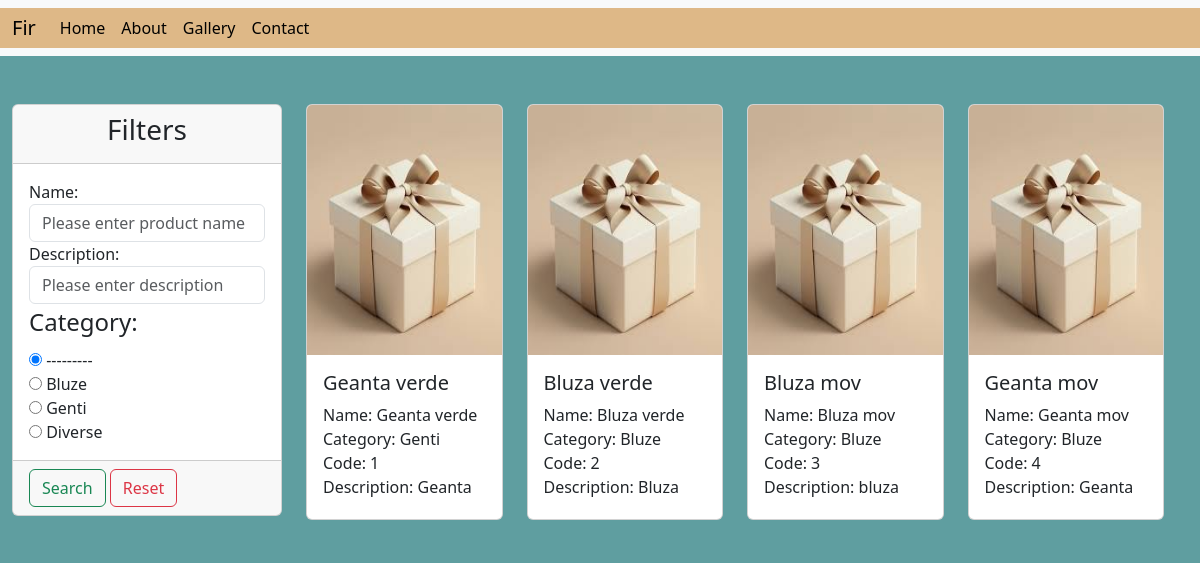
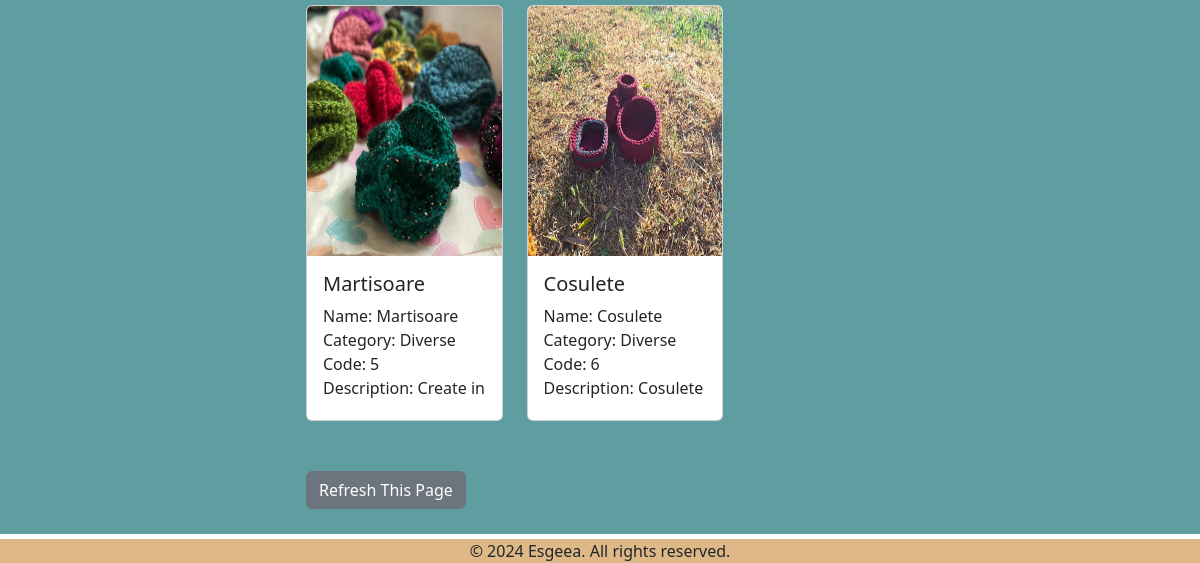
/gallery/, run on an earlier commit of the app's database (2 pictures, top to bottom).
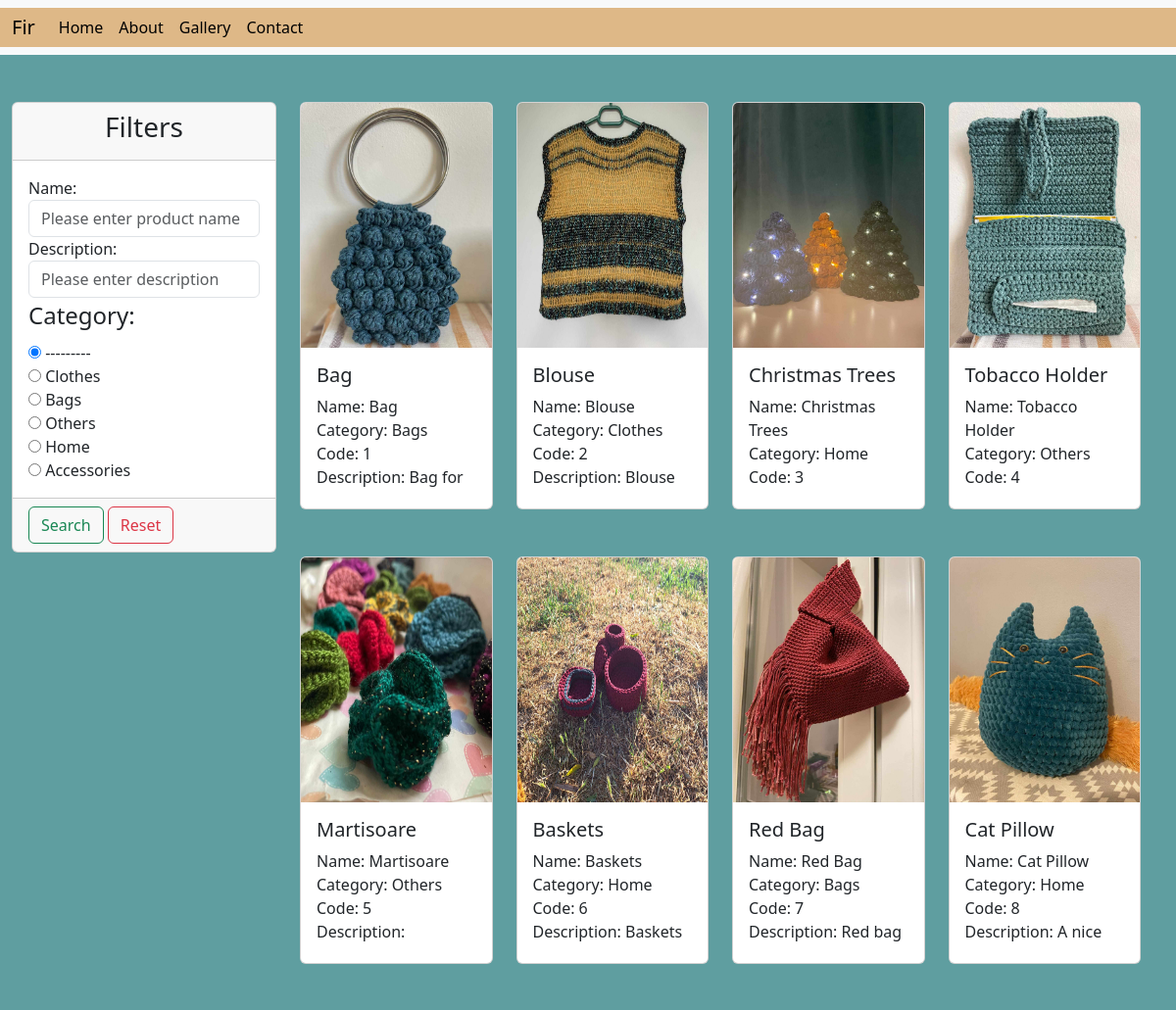
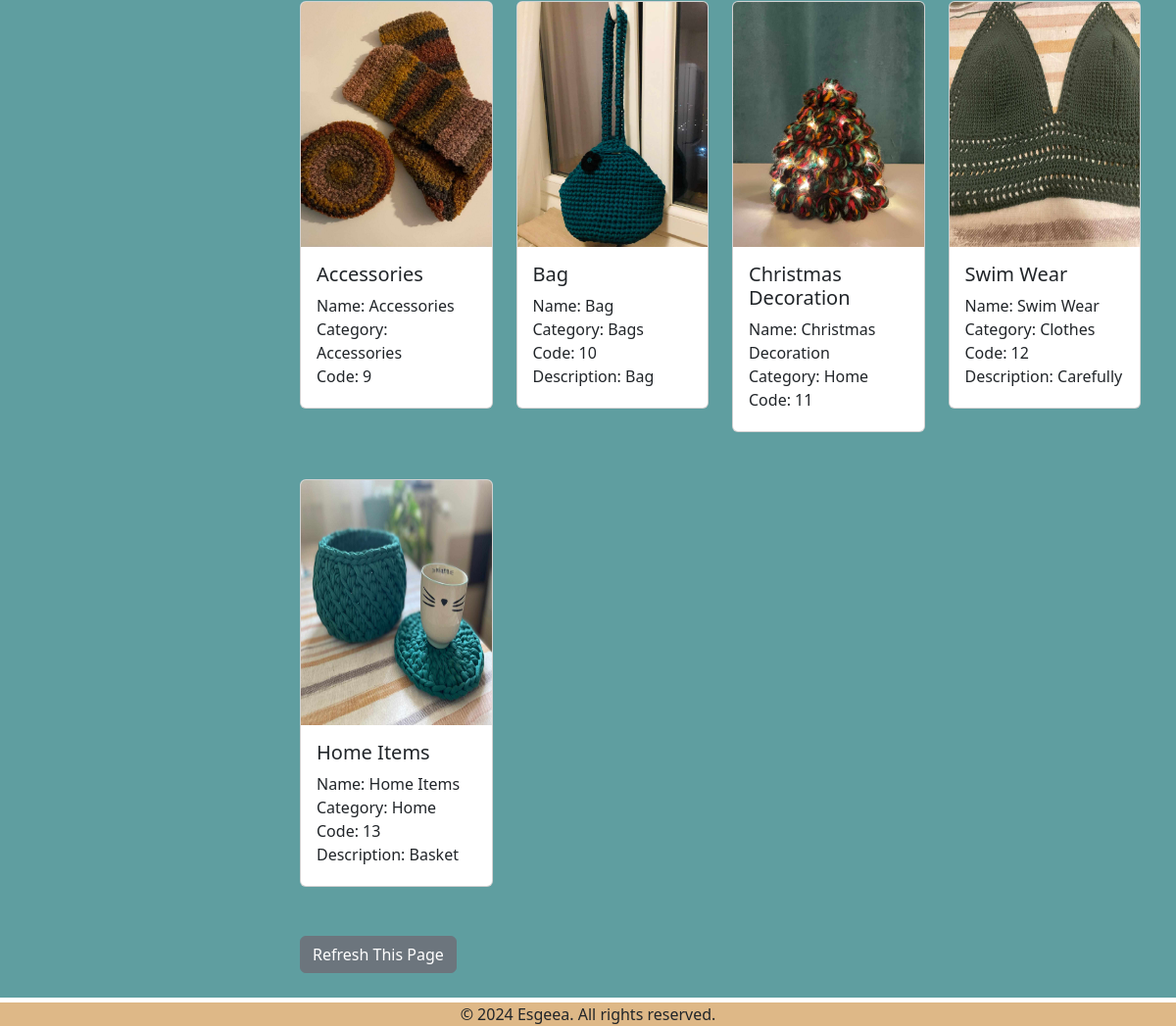
And on a later commit of the database (2 pictures, top to bottom).
### products/models.py (models this page shows)
class Category(models.Model):
    name = models.CharField(max_length=255)
    def __str__(self):
        return self.name

class Product(models.Model):
    name = models.CharField(max_length=255)
    description = models.TextField()
    image = models.ImageField(upload_to='static/products/')
    category = models.ForeignKey(Category, on_delete=models.CASCADE)
    code = models.CharField(max_length=10, unique=True)  # id that will be shown in the website
    def __str__(self):
        return self.name

### products/views.py (the view)
# urls.py: path('gallery/', views.ProductListView.as_view(), name='gallery_page'),
class ProductListView(ListView):
    template_name = 'gallery/gallery.html'
    model = Product
    context_object_name = 'all_products'
    def get_queryset(self):
        return Product.objects.filter()
    def get_context_data(self, **kwargs):
        data = super().get_context_data(**kwargs)
        products = Product.objects.filter()
        myFilter = ProductFilter(self.request.GET, queryset=products)
        products = myFilter.qs
        data['all_products'] = products
        data['filters'] = myFilter.form
        return data

### templates/gallery/gallery.html (shortened to what this page needs)
{% extends 'base.html' %}
{% load static %}
{% block content %}
    <div class="container-fluid">
        <div class="row" style="background-color: cadetblue; padding-bottom: 25px">
            <div class="row">
                <div class="col-md-3 gy-5">
                    <div class="card">
                        <div class="card-header">
                            <h3 class="text-center">Filters</h3>
                        </div>
                        <form method="get">
                            <div class="card-body">
                                {{ filters }}
                            </div>
                            <div class="card-footer">
                                <button type="submit" class="btn btn-outline-success">Search</button>
                                <a href="{% url 'gallery_page' %}" class="btn btn-outline-danger">Reset</a>
                            </div>
                        </form>
                    </div>
                </div>
                <div class="col-md-9">
                <div class="row">
                    {% if all_products %}
                        {% for product in all_products %}
                            <div class="col-md-3 gy-5">
                                <div class="card" >
                                    <a href="{{ product.image.url }}"><img src="{{ product.image.url }}" class="card-img-top" alt="gallery image" height="250"></a>
                                  <div class="card-body">
                                    <h5 class="card-title">{{ product }}</h5>
                                      <div style="overflow-y: auto; height: 100px">
                                        <p class="card-text">
                                            Name: {{ product.name }} <br>
                                            Category: {{ product.category }} <br>
                                            Code: {{ product.code }} <br>
                                            Description: {{ product.description }} <br>
                                        </p>
                                      </div>
                                  </div>
                                </div>
                            </div>
                        {% endfor %}
                    {% else %}
                        <div class="text-center">
                            No data available
                        </div>
                    {% endif %}
                     <div class="col-md-12" style="text-align: left; margin-top: 50px">
                        <a href="{% url 'gallery_page' %}"><button type="button" class="btn btn-secondary">Refresh This Page</button></a>
                    </div>
                </div>
            </div>
            </div>
        </div>
    </div>
{% endblock %}

### templates/base.html (shortened to what this page needs)
{% load static %}
<!DOCTYPE html>
<html lang="en">
<head>
    <link rel="stylesheet" href="{% static 'css/my_style.css' %}">
    <link href="https://cdn.jsdelivr.net/npm/bootstrap@5.3.3/dist/css/bootstrap.min.css" rel="stylesheet">
</head>
<body>
{% include 'navbar.html' %}
{% block content %} {% endblock %}
<div class="container-fluid">
    <div class="row" style="background-color: burlywood; margin-top: 5px">
        <div class="col-md-6 offset-md-3 text-center">
             © 2024 Esgeea. All rights reserved.
        </div>
    </div>
</div>
</body>
</html>

### templates/navbar.html (shortened to what this page needs)
<nav class="navbar navbar-expand-lg bg-body-tertiary">
  <div class="container-fluid" style="background-color: burlywood">
    <a class="navbar-brand" href="#">Fir</a>
    <div class="collapse navbar-collapse" id="navbarNavAltMarkup">
      <div class="navbar-nav">
        <a class="nav-link active" aria-current="page" href="{% url 'home_page' %}">Home</a>
        <a class="nav-link active" aria-current="page" href="{% url 'about_page' %}">About</a>
        <a class="nav-link active" aria-current="page" href="{% url 'gallery_page' %}">Gallery</a>
        <a class="nav-link active" aria-current="page" href="{% url 'contact_page' %}">Contact</a>
      </div>
    </div>
  </div>
</nav>

What changed in the data, as far as the page shows it:
removed Product: image (picture), name "Geanta verde", category "Genti", code "1", description "Geanta…"
removed Product: image (picture), name "Bluza mov", category "Bluze", code "3", description "bluza…"
removed Product: image (picture), name "Geanta mov", category "Bluze", code "4", description "Geanta…"
changed Category: name "Bluze" → "Clothes" (drawn)
added Product: image (picture), name "Bag", category "Bags", code "1", description "Bag for…"
changed Product: image: a different picture; name "Bluza verde" → "Blouse"; category "Bluze" → "Clothes"; description "Bluza…" → "Blouse…"
added Product: image (picture), name "Christmas Trees", category "Home", code "3"
added Product: image (picture), name "Tobacco Holder", category "Others", code "4"
changed Product "Martisoare": category "Diverse" → "Others"; description "Create in…" → (not shown)
changed Product: name "Cosulete" → "Baskets"; category "Diverse" → "Home"; description "Cosulete…" → "Baskets…"
added Product: image (picture), name "Red Bag", category "Bags", code "7", description "Red bag…"
added Product: image (picture), name "Cat Pillow", category "Home", code "8", description "A nice…"
added Product: image (picture), name "Accessories", category "Accessories", code "9"
added Product: image (picture), name "Bag", category "Bags", code "10", description "Bag…"
added Product: image (picture), name "Christmas Decoration", category "Home", code "11"
added Product: image (picture), name "Swim Wear", category "Clothes", code "12", description "Carefully…"
added Product: image (picture), name "Home Items", category "Home", code "13", description "Basket…"
Also different on the page:
form field category: "☑ --------- ☐ Bluze ☐ Genti ☐ Diverse" → "☑ --------- ☐ Clothes ☐ Bags ☐ Others ☐ Home ☐ Accessories"
text no longer shown: "Name: Description: Category: --------- Bluze Genti Diverse"
text now shown: "Name: Description: Category: --------- Clothes Bags Others Home Accessories"
